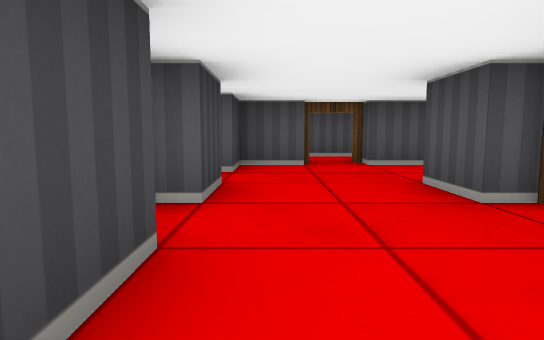
View 1 (above)

12 first-person views from a walk through a cub3D level. The camera is about half as high as the walls, tilts 6° down and sees 75° across. The floor is counted in squares. Each view is taken from the middle of a square. On the plan, view 1 faces up. The plan holds only what a view shows up to about 9 squares ahead; the rest is blank.

View 2
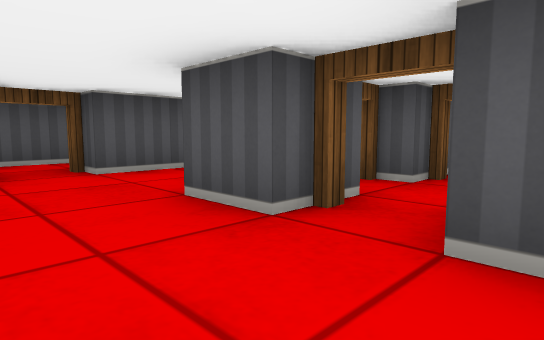

View 3
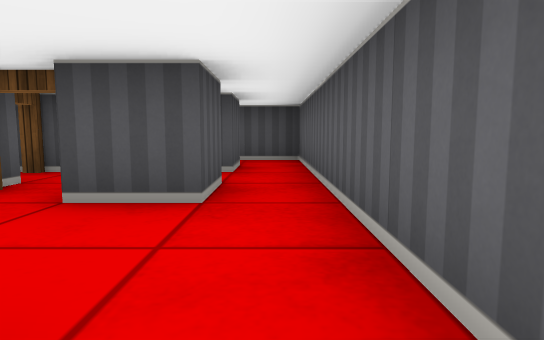

View 4
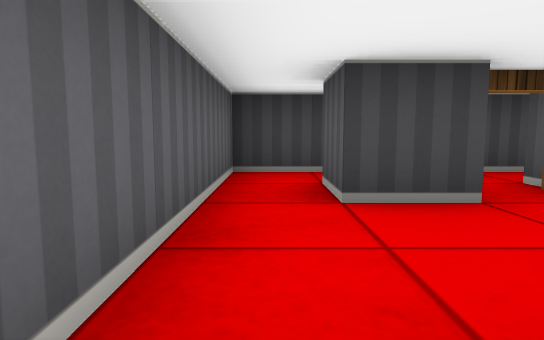

View 5
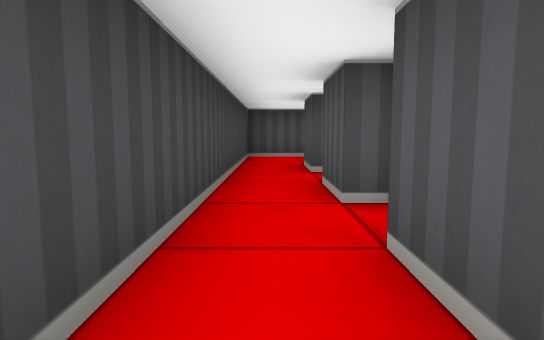

View 6
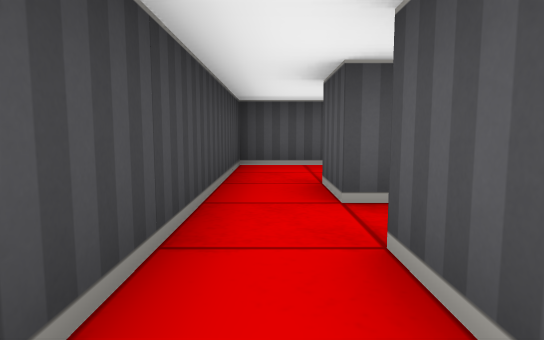

View 7
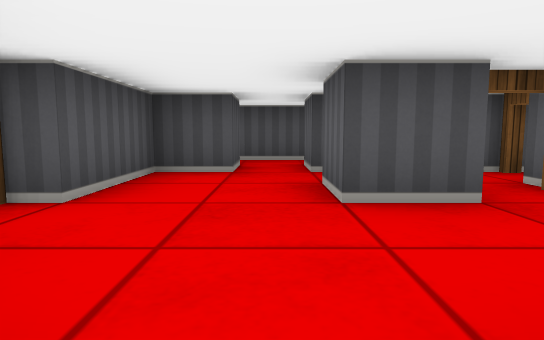

View 8
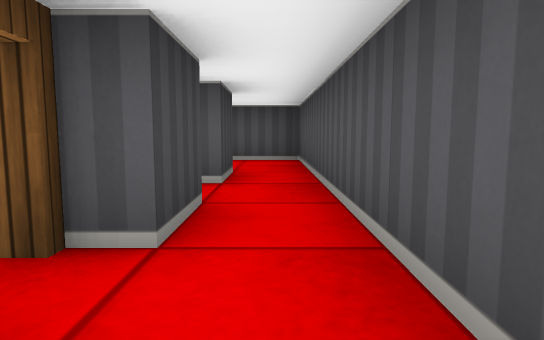

View 9
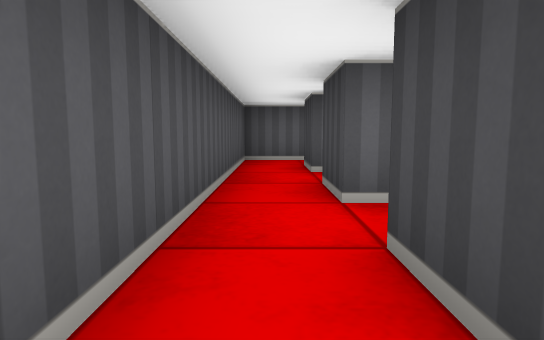

View 10
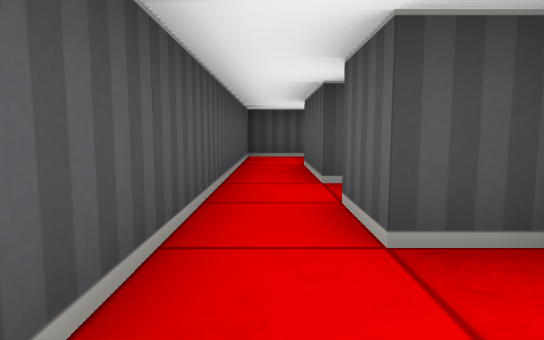

View 11
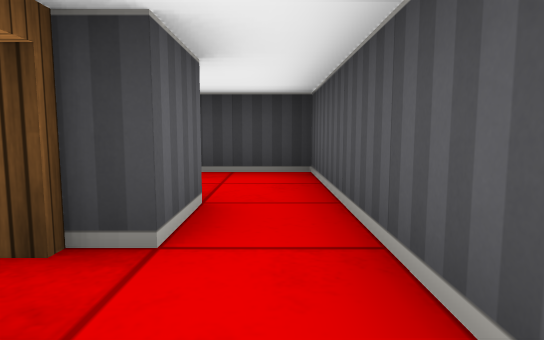

View 12
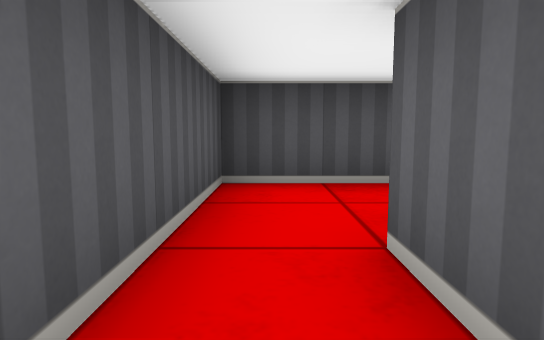

### Floor plan
Key: @ floor where view 1 was taken; # wall or solid block; . floor; D open door.
Columns run from 3 left of view 1 to 6 right of it. Each row starts with its distance up from view 1.
  8 ##########
  7 #........#
  6 #.##D###.#
  5 #.#....#.#
  4 #........#
  3 #.#..#D#.#
  2 #.D..D.D.#
  1 #.#..#D#.#
  0 #..@.....#
 -1 ##########

Where each view was taken, in squares from view 1:
view 1: 0 up, 0 right, facing up
view 2: 1 up, 0 right, facing up-right
view 3: 0 up, 1 left, facing right
view 4: 0 up, 2 right, facing left
view 5: 0 up, 2 left, facing up
view 6: 2 up, 2 left, facing up
view 7: 4 up, 1 left, facing right
view 8: 1 up, 5 right, facing up
view 9: 6 up, 5 right, facing down
view 10: 7 up, 2 left, facing right
view 11: 7 up, 2 right, facing left
view 12: 7 up, 2 right, facing right
